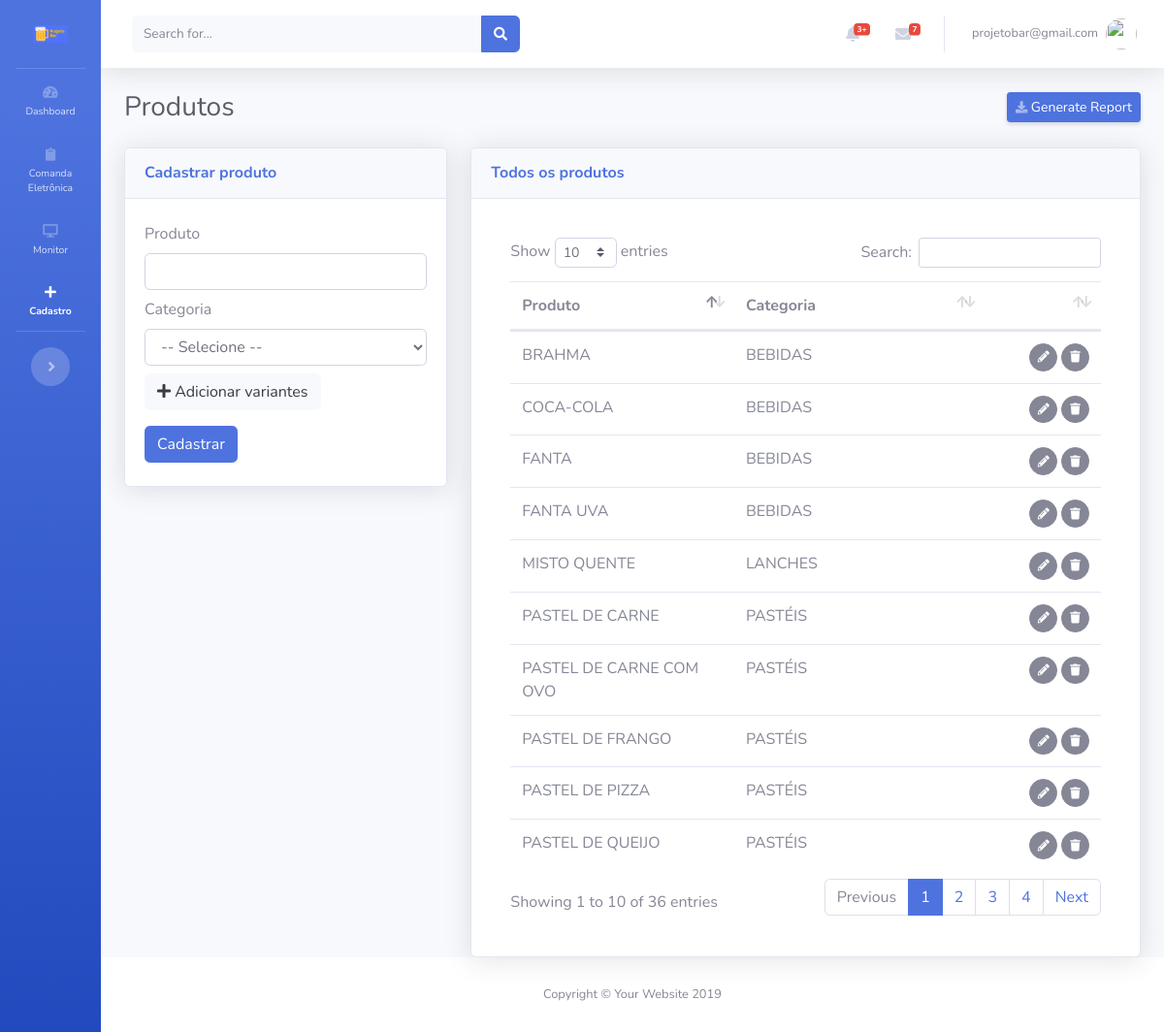
Page /views/produtos/Cadastrar.php (signed in) on the committed database.
### tables this page shows
CREATE TABLE IF NOT EXISTS `produtos` (
  `id` int(11) NOT NULL AUTO_INCREMENT,
  `produto` varchar(200) NOT NULL,
  `categoria` int(11) NOT NULL COMMENT 'FK',
  `usuario` int(11) NOT NULL COMMENT 'FK',
  `cadastro` datetime NOT NULL,
  `modificado` datetime NOT NULL,
  PRIMARY KEY (`id`)
);

CREATE TABLE IF NOT EXISTS `categorias` (
  `id` int(11) NOT NULL AUTO_INCREMENT,
  `categoria` varchar(200) NOT NULL,
  `usuario` int(11) NOT NULL COMMENT 'FK',
  `cadastro` datetime NOT NULL,
  `modificado` datetime NOT NULL,
  PRIMARY KEY (`id`)
);

### views/produtos/templates/FormularioExibir.php (the view, shortened to what this page needs)
<div class="card shadow mb-12" id="cardFormularioExibir" style="display:none;">
  <div class="card-header py-3">
    <h6 class="m-0 font-weight-bold text-primary">Todos os produtos</h6>
  </div>
  <div class="card-body">
    <?php
    $sql="
    SELECT
    a.id,
    a.produto,
    b.categoria
    FROM produtos a
    LEFT JOIN categorias b on (a.categoria=b.id) order by produto ASC";
    if ($result=mysqli_query($conecta,$sql))
    {
      ?>
      <div class="card-body">
        <div class="table-responsive">
          <table class="table cell-border table-hover" id="dataTable" width="100%" cellspacing="0">
            <thead>
              <tr>
                <th>Produto</th>
                <th>Categoria</th>
                <th></th>
              </tr>
            </thead>
            <tfoot>
              <tbody>
                <?php
                while ($row=mysqli_fetch_assoc($result))
                {
                 ?>
                 <tr>
                  <td><?php echo $row['produto'];?></td>
                  <td><?php echo $row['categoria'];?></td>
                  <td align="right">
                    <span id="acoes">
                      <button class="btn btn-secondary btn-circle btn-sm botaoEditarProdutoTransicao" idproduto="<?=$row['id']?>">
                        <i class="fas fa-pencil-alt"></i></button>
                        <button class="btn btn-secondary btn-circle btn-sm botaoExcluirProdutoTransicao" data-toggle="modal" data-target="#modalExcluirProduto" idproduto="<?=$row['id']?>"> <i class="fas fa-trash"></i>
                        </span>
                      </td>
                    </tr>
                    <?php
                  }
                  ?>
                </tbody>
              </table>
            </div>
          </div>
          <?php
        }
        ?>
      </div>
    </div>

### rows in the picture
produtos: produto "BRAHMA", categorias.categoria "BEBIDAS"
produtos: produto "COCA-COLA", categorias.categoria "BEBIDAS"
produtos: produto "FANTA", categorias.categoria "BEBIDAS"
produtos: produto "FANTA UVA", categorias.categoria "BEBIDAS"
produtos: produto "MISTO QUENTE", categorias.categoria "LANCHES"
produtos: produto "PASTEL DE CARNE", categorias.categoria "PASTÉIS"
produtos: produto "PASTEL DE CARNE COM OVO", categorias.categoria "PASTÉIS"
produtos: produto "PASTEL DE FRANGO", categorias.categoria "PASTÉIS"
produtos: produto "PASTEL DE PIZZA", categorias.categoria "PASTÉIS"
produtos: produto "PASTEL DE QUEIJO", categorias.categoria "PASTÉIS"

### other values in the picture
$_SESSION['login'.$app_token] "projetobar@gmail.com"
$app_page_name "Produtos"
